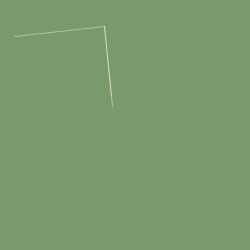
Frame 1 (no input)
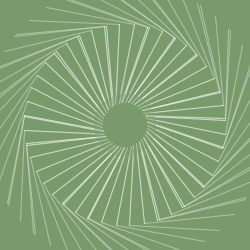
Frame 60 (the mouse pressed at the canvas centre just before this capture)
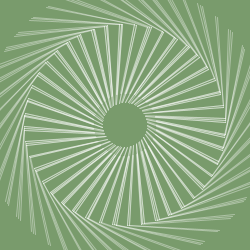
Frame 120 (the mouse held since frame 60 and released just before this capture)

The Processing sketch that drew these frames (run headless with seeded random() and noise(); from frame 60 on, the mouse is pressed at the canvas centre):

// Processing sketch: processing_19672
// ── processing_19672.pde

float angle = 90;
 
void setup() {
  size(250,250);
  smooth();
  background(#799B6C);
    
}


void draw(){
  fill(255,5);
  stroke(255,100);
  angle = angle + 1; //how much the line will rotate
  translate(125,125); //centered on page
  rotate(angle);
  
  //initial line coordinates are determined by the following set
  line(10,100,100,100); //most outer ring of lines
  line(10,30,10,100); //2nd ring of lines
  line(10,100,10,20); //inner ring - shortest
  

}
